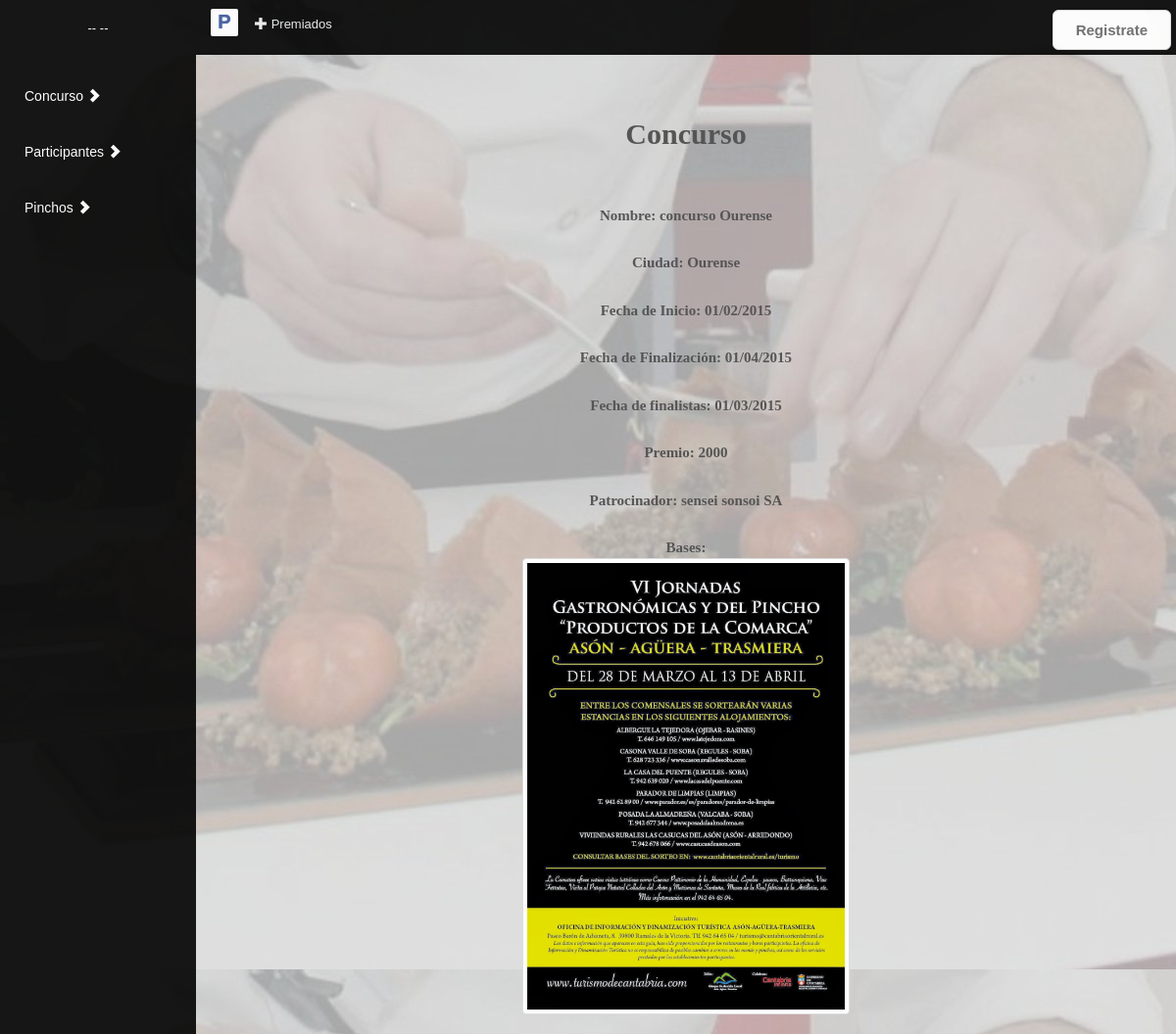
Page /index.php?controller=concurso&action=consultarConcurso on the earlier database version.
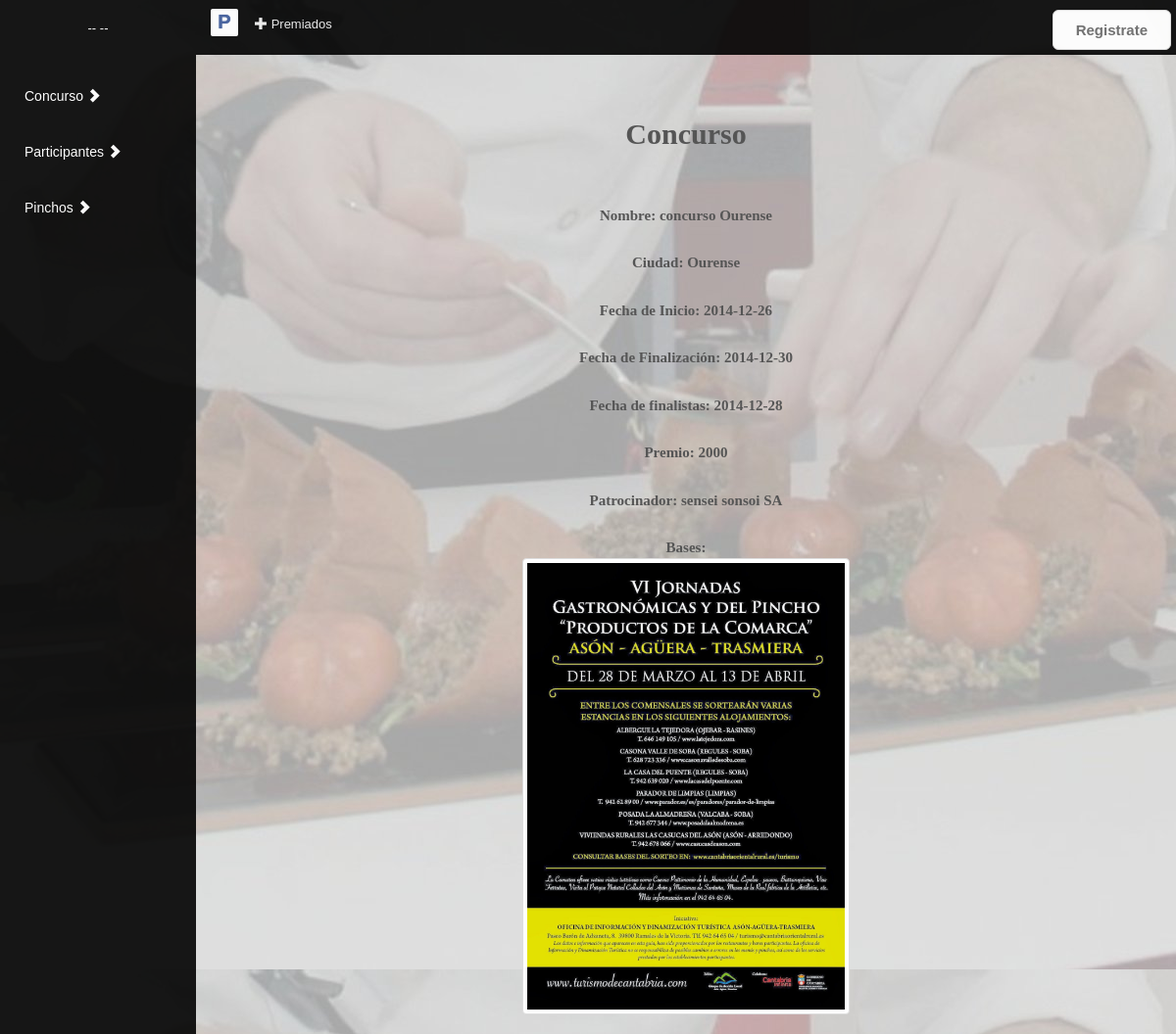
Same page on the later database version.
### tables this page shows
CREATE TABLE IF NOT EXISTS `concurso` (
  `idC` INT NOT NULL AUTO_INCREMENT,
  `nombreC` VARCHAR(45) NOT NULL,
  `basesC` VARCHAR(255) NOT NULL,
  `ciudadC` VARCHAR(45) NOT NULL,
  `fechaInicioC` VARCHAR(45) NOT NULL,
  `fechaFinalC` VARCHAR(45) NOT NULL,
  `fechaFinalistasC` VARCHAR(45) NOT NULL,
  `premioC` INT NOT NULL,
  `patrocinadorC` VARCHAR(45) NOT NULL,
  PRIMARY KEY (`idC`)
);

### src/core/ViewManager.php (called while the page is built, shortened)
<?php
class ViewManager {
  private $variables = array();
  public function setVariable($varname, $value, $flash=false) {
    $this->variables[$varname] = $value;
  }
  public function getVariable($varname, $default=NULL) {
    if (!isset($this->variables[$varname])) {
      return $default;
    }
    return $this->variables[$varname];
  }
  public function render($controller, $viewname) {
    include(__DIR__."/../view/$controller/$viewname.php");
  }
  private static $viewmanager_singleton = NULL;
  public static function getInstance() {
    if (self::$viewmanager_singleton == null) {
      self::$viewmanager_singleton = new ViewManager();
    }
    return self::$viewmanager_singleton;
  }
}

### src/controller/ConcursoController.php (called while the page is built, shortened)
<?php
require_once(__DIR__."/../model/Concurso.php");
require_once(__DIR__."/../core/ViewManager.php");
class ConcursoController extends DBController {
	private $concurso;
	public function __construct() {
		$this->concurso = new Concurso();
	}
	public function consultarConcurso() {
		$concu = $this->concurso->ver_datos();
		$this->view->setVariable("concu", $concu);
		$this->view->render("vistas", "consultaConcurso");
	}
}

### src/index.php (called while the page is built, shortened)
<?php
function run() {
  try {
    $controller = loadController($_GET["controller"]);
    $actionName = $_GET["action"];
    $controller->$actionName();
  } catch(Exception $ex) {
    die("An exception occured!!!!!".$ex->getMessage());
  }
}
function loadController($controllerName) {
  return new $controllerClassName();
}
run();
?>

### src/model/Concurso.php (called while the page is built, shortened)
<?php
class Concurso {
  private $nombreC;
  private $basesC;
  private $ciudadC;
  private $fechaInicioC;
  private $fechaFinalC;
  private $fechaFinalistasC;
  private $premioC;
  private $patrocinadorC;
  public function __construct($idC=NULL, $nombreC=NULL, $basesC=NULL, $ciudadC=NULL, $fechaInicioC=NULL, $fechaFinalC=NULL, $fechaFinalistasC=NULL, $premioC=NULL, $patrocinadorC=NULL) {
    $this->nombreC = $nombreC;
    $this->basesC = $basesC;
    $this->ciudadC = $ciudadC;
    $this->fechaInicioC = $fechaInicioC;
	$this->fechaFinalC = $fechaFinalC;
	$this->fechaFinalistasC = $fechaFinalistasC;
    $this->premioC = $premioC;
	$this->patrocinadorC = $patrocinadorC;
  }
  public function getNombreC() {
    return $this->nombreC;
  }
  public function getBasesC() {
    return $this->basesC;
  }
  public function getCiudadC() {
    return $this->ciudadC;
  }
  public function getFechaInicioC() {
    return $this->fechaInicioC;
  }
  public function getFechaFinalC() {
    return $this->fechaFinalC;
  }
  public function getFechaFinalistasC() {
    return $this->fechaFinalistasC;
  }
  public function getPremioC() {
    return $this->premioC;
  }
  public function getPatrocinadorC() {
    return $this->patrocinadorC;
  }
  public function ver_datos() {
    $db = PDOConnection::getInstance();
    $stmt = $db->prepare("SELECT * FROM concurso");
    $stmt->execute();
    $concursos_db=$stmt->fetch(PDO::FETCH_ASSOC);
    if(sizeof($concursos_db)==0){
      return null;
    }else{
      return new Concurso(
      $concursos_db["idC"],
      $concursos_db["nombreC"],
      $concursos_db["basesC"],
      $concursos_db["ciudadC"],
      $concursos_db["fechaInicioC"],
	  $concursos_db["fechaFinalC"],
	  $concursos_db["fechaFinalistasC"],
      $concursos_db["premioC"],
	  $concursos_db["patrocinadorC"]
       );
    }
  }
}

### src/view/vistas/consultaConcurso.php (the view, shortened to what the changed rows need)
<?php
include(__DIR__."/../layouts/inicio.php");
require_once(__DIR__."/../../core/ViewManager.php");
$view = ViewManager::getInstance();
$view->setVariable("title", "Login");
$concurso = $view->getVariable("concu");
?>
<div class="margensup" >
  <div class="column col-lg-10 col-md-10 col-sm-12 col-xs-12 col-md-offset-1" >
    <div class="modalbox movedown">
      <div class="row">
        <h2 class="alineado">Concurso</h2>
      </div>
      <div class="row separacion" >
        <div class="column col-lg-10 col-md-10 col-sm-12 col-xs-12 col-md-offset-1">
          <form class="form-horizontal separarformulario" role="form">
            <div class="form-group alineado ">
              <label class="control-label">Nombre: </label>
              <label class=" control-label"><?=$concurso->getNombreC()?></label>
            </div>
          </form>
          <form class="form-horizontal separarformulario" role="form">
            <div class="form-group alineado ">
              <label class="control-label">Ciudad: </label>
              <label class=" control-label"><?=$concurso->getCiudadC()?></label>
            </div>
          </form>
          <form class="form-horizontal separarformulario" role="form">
            <div class="form-group alineado ">
              <label class="control-label">Fecha de Inicio: </label>
              <label class=" control-label"><?=$concurso->getFechaInicioC()?></label>
            </div>
          </form>
		  <form class="form-horizontal separarformulario" role="form">
            <div class="form-group alineado ">
              <label class="control-label">Fecha de Finalización: </label>
              <label class=" control-label"><?=$concurso->getFechaFinalC()?></label>
            </div>
          </form>
		  <form class="form-horizontal separarformulario" role="form">
            <div class="form-group alineado ">
              <label class="control-label">Fecha de finalistas: </label>
              <label class=" control-label"><?=$concurso->getFechaFinalistasC()?></label>
            </div>
          </form>
          <form class="form-horizontal separarformulario" role="form">
            <div class="form-group alineado ">
              <label class="control-label">Premio: </label>
              <label class=" control-label"><?=$concurso->getPremioC()?></label>
            </div>
          </form>
          <form class="form-horizontal separarformulario" role="form">
            <div class="form-group alineado ">
              <label class="control-label">Patrocinador: </label>
              <label class=" control-label"><?=$concurso->getPatrocinadorC()?></label>
            </div>
          </form>
          <form class="form-horizontal separarformulario" role="form">
            <div class="form-group alineado ">
			  <center><img src= "<?=$concurso->getBasesC()?>" alt="Imagen de las bases" class="img-thumbnail" width= "50%" heigth= "50%"></center>
            </div>
          </form>
        </div>
      </div>
    </div>
  </div>
</div>
<?php
include(__DIR__."../../layouts/pie.php");
?>

Differences in the rows shown:
changed concurso "concurso Ourense": fechaInicioC "01/02/2015" → "2014-12-26"; fechaFinalC "01/04/2015" → "2014-12-30"; fechaFinalistasC "01/03/2015" → "2014-12-28"
